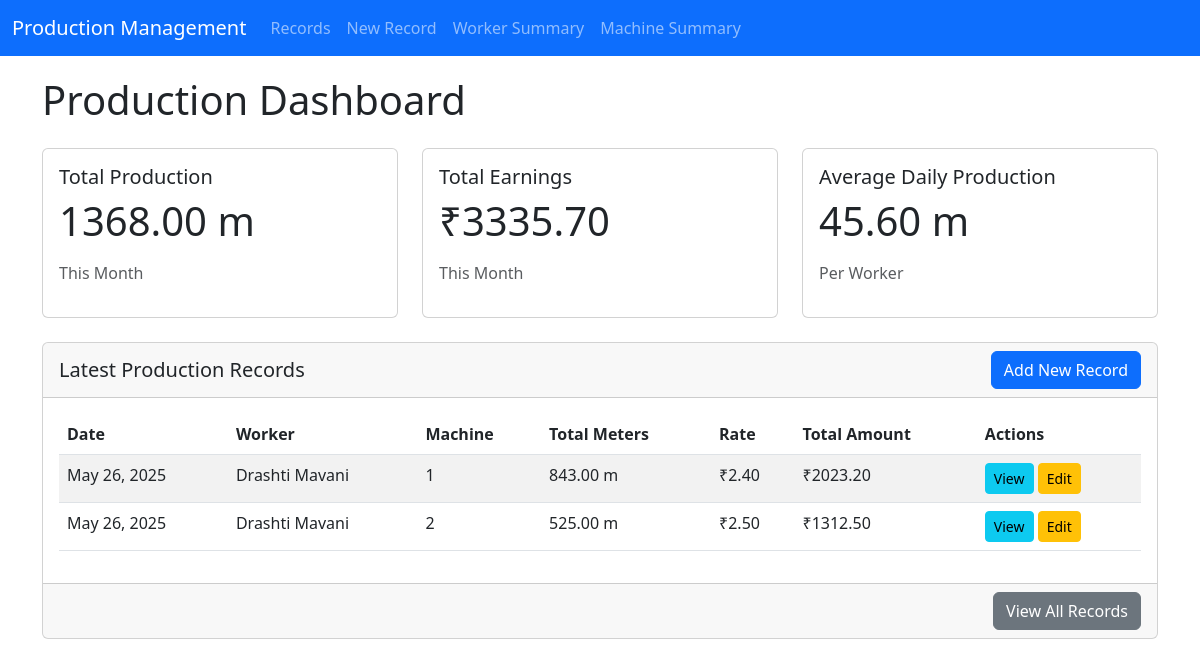
The app's page /production/ with its own data.
### production/models.py (models this page shows, shortened)
class WorkerProduction(models.Model):
    MACHINE_CHOICES = [(i, f'Machine {i}') for i in range(1, 193)]
    name = models.CharField(max_length=100, verbose_name="Worker Name")
    machine_no = models.IntegerField(
        choices=MACHINE_CHOICES,
        validators=[MinValueValidator(1), MaxValueValidator(192)],
        verbose_name="Machine Number"
    )
    date = models.DateField(verbose_name="Date")
    day_1_meter = models.DecimalField(max_digits=10, decimal_places=2, default=0, verbose_name="Day 1 Meter")
    day_2_meter = models.DecimalField(max_digits=10, decimal_places=2, default=0, verbose_name="Day 2 Meter")
    day_3_meter = models.DecimalField(max_digits=10, decimal_places=2, default=0, verbose_name="Day 3 Meter")
    day_4_meter = models.DecimalField(max_digits=10, decimal_places=2, default=0, verbose_name="Day 4 Meter")
    day_5_meter = models.DecimalField(max_digits=10, decimal_places=2, default=0, verbose_name="Day 5 Meter")
    day_6_meter = models.DecimalField(max_digits=10, decimal_places=2, default=0, verbose_name="Day 6 Meter")
    day_7_meter = models.DecimalField(max_digits=10, decimal_places=2, default=0, verbose_name="Day 7 Meter")
    day_8_meter = models.DecimalField(max_digits=10, decimal_places=2, default=0, verbose_name="Day 8 Meter")
    day_9_meter = models.DecimalField(max_digits=10, decimal_places=2, default=0, verbose_name="Day 9 Meter")
    day_10_meter = models.DecimalField(max_digits=10, decimal_places=2, default=0, verbose_name="Day 10 Meter")
    day_11_meter = models.DecimalField(max_digits=10, decimal_places=2, default=0, verbose_name="Day 11 Meter")
    day_12_meter = models.DecimalField(max_digits=10, decimal_places=2, default=0, verbose_name="Day 12 Meter")
    day_13_meter = models.DecimalField(max_digits=10, decimal_places=2, default=0, verbose_name="Day 13 Meter")
    day_14_meter = models.DecimalField(max_digits=10, decimal_places=2, default=0, verbose_name="Day 14 Meter")
    day_15_meter = models.DecimalField(max_digits=10, decimal_places=2, default=0, verbose_name="Day 15 Meter")
    rate_per_meter = models.DecimalField(
        max_digits=10,
        decimal_places=2,
        default=0,
        verbose_name="Rate Per Meter"
    )
    total_meter = models.DecimalField(
        max_digits=15,
        decimal_places=2,
        default=0,
        verbose_name="Total Meter (15 days)"
    )
    total_rate = models.DecimalField(
        max_digits=15,
        decimal_places=2,
        default=0,
        verbose_name="Total Rate (15 days)"
    )
    avg_meter_per_day = models.DecimalField(
        max_digits=10,
        decimal_places=2,
        default=0,
        verbose_name="Average Meter Per Day"
    )
    created_at = models.DateTimeField(auto_now_add=True)
    updated_at = models.DateTimeField(auto_now=True)
    class Meta:
        verbose_name = "Worker Production Record"
        verbose_name_plural = "Worker Production Records"
        unique_together = ['name', 'machine_no', 'date']
        ordering = ['-date', 'name', 'machine_no']

### production/views.py (the view)
# urls.py: path('', views.index, name='index'),
def index(request):
    latest_records = WorkerProduction.objects.all().order_by('-date')[:10]
    today = datetime.now().date()
    month_start = today.replace(day=1)
    monthly_stats = WorkerProduction.objects.filter(
        date__gte=month_start
    ).aggregate(
        total_production=Sum('total_meter'),
        total_earnings=Sum('total_rate'),
        avg_daily_production=Avg('avg_meter_per_day')
    )
    context = {
        'latest_records': latest_records,
        'monthly_stats': monthly_stats,
    }
    return render(request, 'production/index.html', context)

### production/templates/production/index.html (shortened to what this page needs)
{% extends 'production/base.html' %}
{% block content %}
<div class="container">
    <h1 class="mb-4">Production Dashboard</h1>
    <div class="row mb-4">
        <div class="col-md-4">
            <div class="card">
                <div class="card-body">
                    <h5 class="card-title">Total Production</h5>
                    <p class="card-text display-6">
                        {{ monthly_stats.total_production|default:0|floatformat:2 }} m
                    </p>
                    <p class="text-muted">This Month</p>
                </div>
            </div>
        </div>
        <div class="col-md-4">
            <div class="card">
                <div class="card-body">
                    <h5 class="card-title">Total Earnings</h5>
                    <p class="card-text display-6">
                        ₹{{ monthly_stats.total_earnings|default:0|floatformat:2 }}
                    </p>
                    <p class="text-muted">This Month</p>
                </div>
            </div>
        </div>
        <div class="col-md-4">
            <div class="card">
                <div class="card-body">
                    <h5 class="card-title">Average Daily Production</h5>
                    <p class="card-text display-6">
                        {{ monthly_stats.avg_daily_production|default:0|floatformat:2 }} m
                    </p>
                    <p class="text-muted">Per Worker</p>
                </div>
            </div>
        </div>
    </div>
    <div class="card">
        <div class="card-header d-flex justify-content-between align-items-center">
            <h5 class="mb-0">Latest Production Records</h5>
            <a href="{% url 'production:record_create' %}" class="btn btn-primary">Add New Record</a>
        </div>
        <div class="card-body">
            <div class="table-responsive">
                <table class="table table-striped">
                    <thead>
                        <tr>
                            <th>Date</th>
                            <th>Worker</th>
                            <th>Machine</th>
                            <th>Total Meters</th>
                            <th>Rate</th>
                            <th>Total Amount</th>
                            <th>Actions</th>
                        </tr>
                    </thead>
                    <tbody>
                        {% for record in latest_records %}
                        <tr>
                            <td>{{ record.date }}</td>
                            <td>{{ record.name }}</td>
                            <td>{{ record.machine_no }}</td>
                            <td>{{ record.total_meter|floatformat:2 }} m</td>
                            <td>₹{{ record.rate_per_meter|floatformat:2 }}</td>
                            <td>₹{{ record.total_rate|floatformat:2 }}</td>
                            <td>
                                <a href="{% url 'production:record_detail' record.pk %}" class="btn btn-sm btn-info">View</a>
                                <a href="{% url 'production:record_edit' record.pk %}" class="btn btn-sm btn-warning">Edit</a>
                            </td>
                        </tr>
                        {% empty %}
                        <tr>
                            <td colspan="7" class="text-center">No records found.</td>
                        </tr>
                        {% endfor %}
                    </tbody>
                </table>
            </div>
        </div>
        <div class="card-footer text-end">
            <a href="{% url 'production:record_list' %}" class="btn btn-secondary">View All Records</a>
        </div>
    </div>
</div>
{% endblock %}

### production/templates/production/base.html (shortened to what this page needs)
<!DOCTYPE html>
<html lang="en">
<head>
    <link href="https://cdn.jsdelivr.net/npm/bootstrap@5.3.0/dist/css/bootstrap.min.css" rel="stylesheet">
</head>
<body>
    <nav class="navbar navbar-expand-lg navbar-dark bg-primary">
        <div class="container-fluid">
            <a class="navbar-brand" href="{% url 'production:index' %}">Production Management</a>
            <div class="collapse navbar-collapse" id="navbarNav">
                <ul class="navbar-nav">
                    <li class="nav-item">
                        <a class="nav-link" href="{% url 'production:record_list' %}">Records</a>
                    </li>
                    <li class="nav-item">
                        <a class="nav-link" href="{% url 'production:record_create' %}">New Record</a>
                    </li>
                    <li class="nav-item">
                        <a class="nav-link" href="{% url 'production:worker_summary' %}">Worker Summary</a>
                    </li>
                    <li class="nav-item">
                        <a class="nav-link" href="{% url 'production:machine_summary' %}">Machine Summary</a>
                    </li>
                </ul>
            </div>
        </div>
    </nav>
    <div class="container-fluid">
        <div class="row">
            <main class="col-md-12 content">
                {% block content %}
                {% endblock %}
            </main>
        </div>
    </div>
</body>
</html>

### production/templates/production/base.html (style rules this page uses)
.content { padding: 20px; }

### records on screen
WorkerProduction: date "May 26, 2025", name "Drashti Mavani", machine_no "1", total_meter "843.00", rate_per_meter "2.40", total_rate "2023.20"
WorkerProduction: date "May 26, 2025", name "Drashti Mavani", machine_no "2", total_meter "525.00", rate_per_meter "2.50", total_rate "1312.50"

### other values on screen
{{ monthly_stats.total_production|default:0|floatformat:2 }} "1368.00"
{{ monthly_stats.total_earnings|default:0|floatformat:2 }} "3335.70"
{{ monthly_stats.avg_daily_production|default:0|floatformat:2 }} "45.60"
